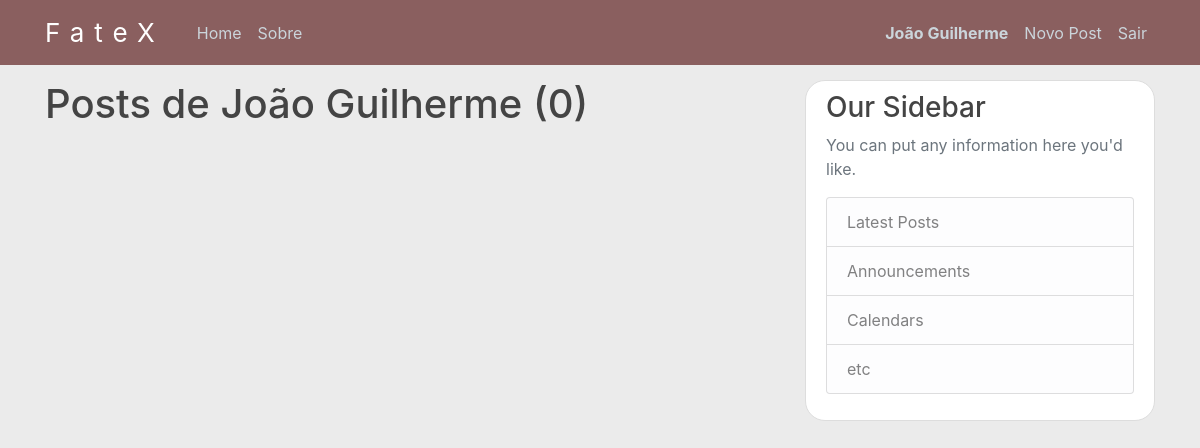
The app's page /user/João Guilherme (signed in), older data.
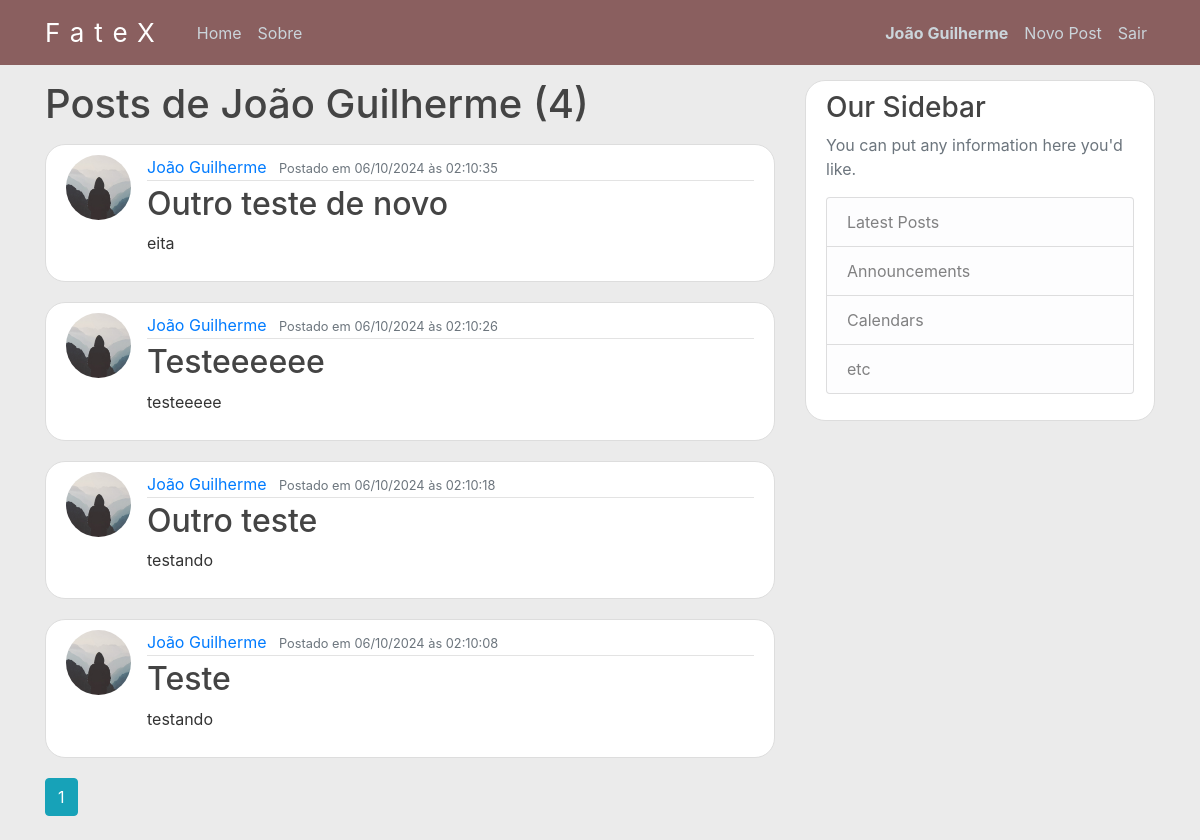
The same page, newer data.
### app/models.py (models this page shows, shortened)
class Post(db.Model):
    id = db.Column(db.Integer, primary_key=True)
    title = db.Column(db.String(100), nullable=False)
    date_posted = db.Column(db.DateTime, nullable=False, default = datetime.utcnow)
    content = db.Column(db.Text, nullable=False)
    user_id = db.Column(db.Integer, db.ForeignKey('user.id'), nullable=False)

class User(db.Model, UserMixin):
    id = db.Column(db.Integer, primary_key=True)
    username = db.Column(db.String(20), unique=True, nullable=False)
    email = db.Column(db.String(120), unique=True, nullable=False)
    image_file = db.Column(db.String(20), nullable=False, default='default.jpg')
    password = db.Column(db.String(60), nullable=False)
    posts = db.relationship('Post', backref='author', lazy=True)

### app/routes.py (the view)
@app.route("/user/<string:username>")
@login_required
def user_posts(username):
    page = request.args.get('page', 1, type=int)
    user = User.query.filter_by(username=username).first_or_404()
    posts = Post.query.filter_by(author=user)
    posts = posts.order_by(Post.date_posted.desc())
    posts = posts.paginate(page=page, per_page=5)
    return render_template('user_posts.html', posts = posts, user=user)

### app/models.py (called while the page is built)
@login_manager.user_loader
def load_user(user_id):
    return User.query.get(int(user_id))

### app/templates/user_posts.html
{%extends "layout.html"%}
{%block content%}
<h1 class="mb-3">Posts de {{user.username}} ({{posts.total}})</h1>
{%for post in posts.items%}
<article class="media content-section">
    <img class="rounded-circle article-img" src="{{url_for('static', filename='profile_pics/' + post.author.image_file)}}">
    <div class="media-body">
        <div class="article-metadata">
            <a class="mr-2" href="{{url_for('user_posts', username=post.author.username)}}">{{ post.author.username }}</a>
            <small class="text-muted">Postado em {{ post.date_posted.strftime('%d/%m/%Y às %H:%m:%S') }}</small>
        </div>
        <h2><a class="article-title" href="{{url_for('post', post_id=post.id)}}">{{ post.title }}</a></h2>
        <p class="article-content">{{ post.content }}</p>
    </div>
</article>
{%endfor%}
{%for page_num in posts.iter_pages(left_edge=1, right_edge=1, left_current=1, right_current=2)%}
    {% if page_num %}
        {% if posts.page == page_num %}
            <a class="btn btn-info mb-4" href="{{url_for('user_posts', username=user.username, page=page_num)}}">{{page_num}}</a>
        {% else %}
            <a class="btn btn-outline-info mb-4" href="{{url_for('user_posts', username=user.username, page=page_num)}}">{{page_num}}</a>
        {% endif %}
    {% else %}
        ...
    {% endif %}
{%endfor%}
{%endblock content%}

Row changes from the older to the newer data that the page shows:
added Post: image_file (placeholder picture), author.username "João Guilherme", date_posted "06/10/2024 às 02:10:35", title "Outro teste de novo", content "eita"
now on this page (row edited): Post: image_file (placeholder picture), author.username "João Guilherme", date_posted "06/10/2024 às 02:10:26", title "Testeeeeee", content "testeeeee"
now on this page (row edited): Post: image_file (placeholder picture), author.username "João Guilherme", date_posted "06/10/2024 às 02:10:18", title "Outro teste", content "testando"
now on this page (row edited): Post: image_file (placeholder picture), author.username "João Guilherme", date_posted "06/10/2024 às 02:10:08", title "Teste", content "testando"
Text that changed along with them:
{{ posts.total }}: "0" → "4"
new list line: "1"
